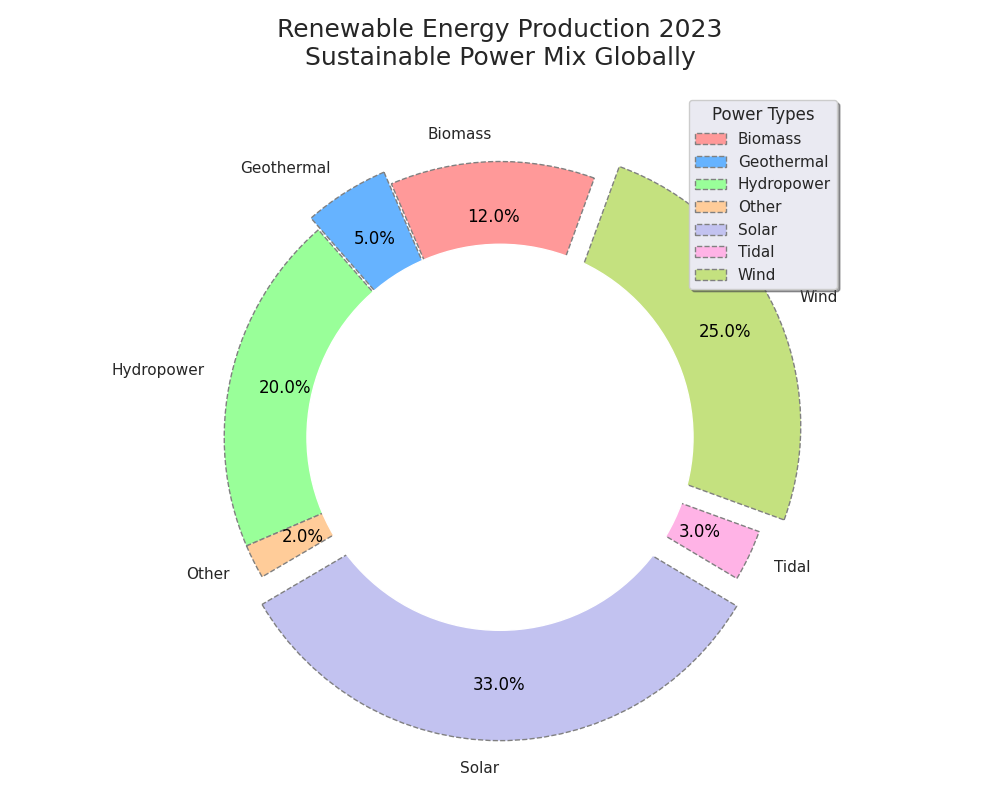

The Python source for this figure:
import matplotlib.pyplot as plt

energy_sources = ['Biomass', 'Geothermal', 'Hydropower', 'Other', 'Solar', 'Tidal', 'Wind']
energy_share = [12, 5, 20, 2, 33, 3, 25]
colors = ['#ff9999', '#66b3ff', '#99ff99', '#ffcc99', '#c2c2f0', '#ffb3e6', '#c4e17f']
explode = (0, 0.05, 0, 0, 0.1, 0, 0.1)

plt.figure(figsize=(10, 8))
wedges, texts, autotexts = plt.pie(
    energy_share, 
    explode=explode, 
    labels=energy_sources, 
    autopct='%1.1f%%', 
    startangle=70, 
    colors=colors, 
    pctdistance=0.8, 
    wedgeprops={'edgecolor': 'gray', 'linestyle': 'dashed'}, 
    shadow=False
)

for text in texts:
    text.set_fontsize(11)
for autotext in autotexts:
    autotext.set_fontsize(12)
    autotext.set_color('black')
    autotext.set_fontweight('regular')

centre_circle = plt.Circle((0,0), 0.70, fc='white')
fig = plt.gcf()
fig.gca().add_artist(centre_circle)

plt.title('Renewable Energy Production 2023\nSustainable Power Mix Globally', fontsize=18, fontweight='regular', pad=20)
plt.legend(wedges, energy_sources, title="Power Types", loc="best", fancybox=True, shadow=True)
plt.tight_layout()
plt.show()
